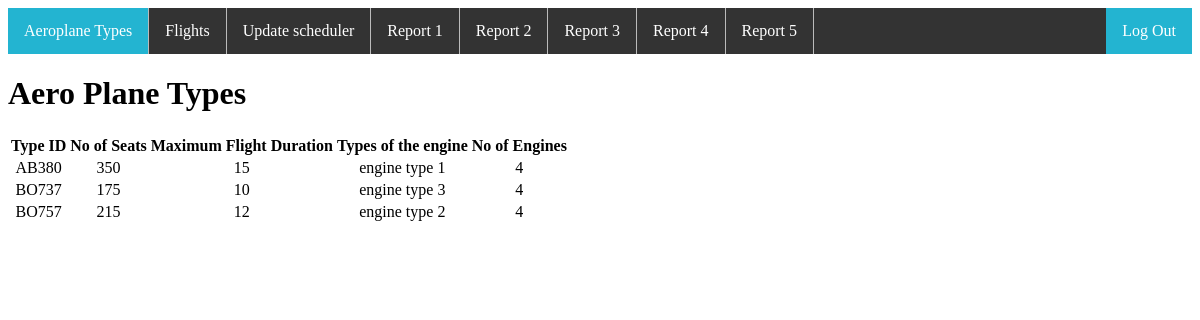
Screenshot of /AirlineDBMS/aeroplane_types.php (signed in) with the database file from the repository.
### tables this page shows
CREATE TABLE `aeroplane_type` (
  `type_id` varchar(6) NOT NULL,
  `no_of_seats` int(3) NOT NULL,
  `max_flight_duration` int(2) NOT NULL,
  `type_of_engine` varchar(50) NOT NULL,
  `number_of_engine` int(1) NOT NULL
);

### AirlineDBMS/aeroplane_types.php (the view, shortened to what this page needs)
<!DOCTYPE html>
<head>
	<link href="css.css" rel="stylesheet" type="text/css">
</head>
<body>
	<div class="navBar">
		<ul>
		  <li><a class="active" href="">Aeroplane Types</a></li>
		  <li><a href="flight.php">Flights</a></li>
		  <li><a href="scheduler_add.php">Update scheduler</a></li>
		  <li><a href="1.php">Report 1</a></li>
		  <li><a href="2.php">Report 2</a></li>
		  <li><a href="3.php">Report 3</a></li>
		  <li><a href="4.php">Report 4</a></li>
		  <li><a href="5.php">Report 5</a></li>
		  <li style="float:right"><a class="logout" href="logout.php">Log Out</a></li>
		</ul>
	</div>
	<h1>Aero Plane Types </h1>
	<table>
        <thead>
            <tr>
                <th>Type ID</th>
                <th>No of Seats</th>
                <th>Maximum Flight Duration</th>
                <th>Types of the engine</th>
                <th>No of Engines</th>
            </tr>
        </thead>
		<tbody align="center">
			<?php
			$database = new DbConnect();
			$databaseconnect = $database->connect();
			$query = " SELECT * FROM aeroplane_type";
			$result = mysqli_query($databaseconnect,$query);
			while($row = mysqli_fetch_array($result)){?>
				<tr>
                    <td><?php    echo $row["type_id"];  ?></td>
                    <td><?php  echo $row["no_of_seats"];  ?></td>
                    <td><?php  echo $row["max_flight_duration"];   ?></td>
                    <td><?php  echo $row["type_of_engine"];  ?></td>
                    <td><?php  echo $row["number_of_engine"];  ?></td>
            	</tr><?php
			}
		?>
        </tbody>
    </table>
</body>

### AirlineDBMS/css.css (style rules this page uses)
.navBar ul { list-style-type: none; margin: 0; padding: 0; overflow: hidden; background-color: #333; }
.navBar li { float: left; border-right:1px solid #bbb; }
.navBar li:last-child { border-right: none; }
.navBar li a { display: block; color: white; text-align: center; padding: 14px 16px; text-decoration: none; }
.active { background-color: #23B4D1; }
.logout { background: #23B4D1; }

### rows the page displays
aeroplane_type: type_id "AB380", no_of_seats "350", max_flight_duration "15", type_of_engine "engine type 1", number_of_engine "4"
aeroplane_type: type_id "BO737", no_of_seats "175", max_flight_duration "10", type_of_engine "engine type 3", number_of_engine "4"
aeroplane_type: type_id "BO757", no_of_seats "215", max_flight_duration "12", type_of_engine "engine type 2", number_of_engine "4"
